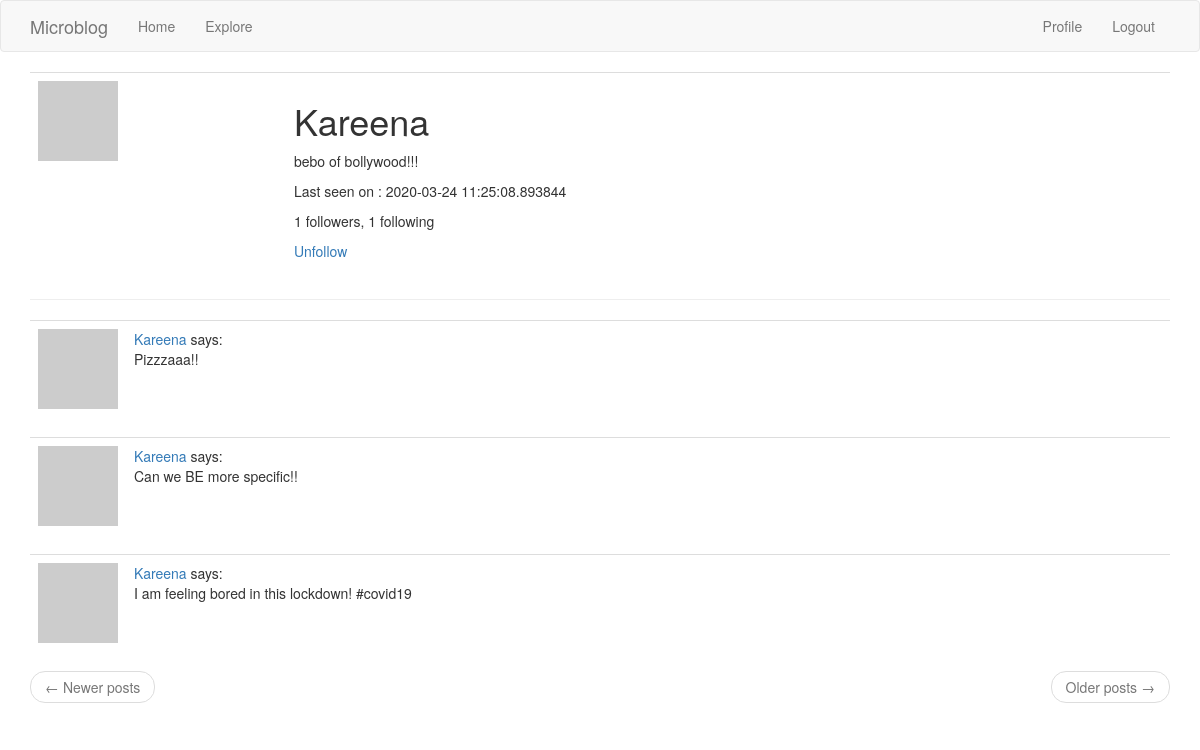
Before: /user/Kareena (signed in) with the older database file.
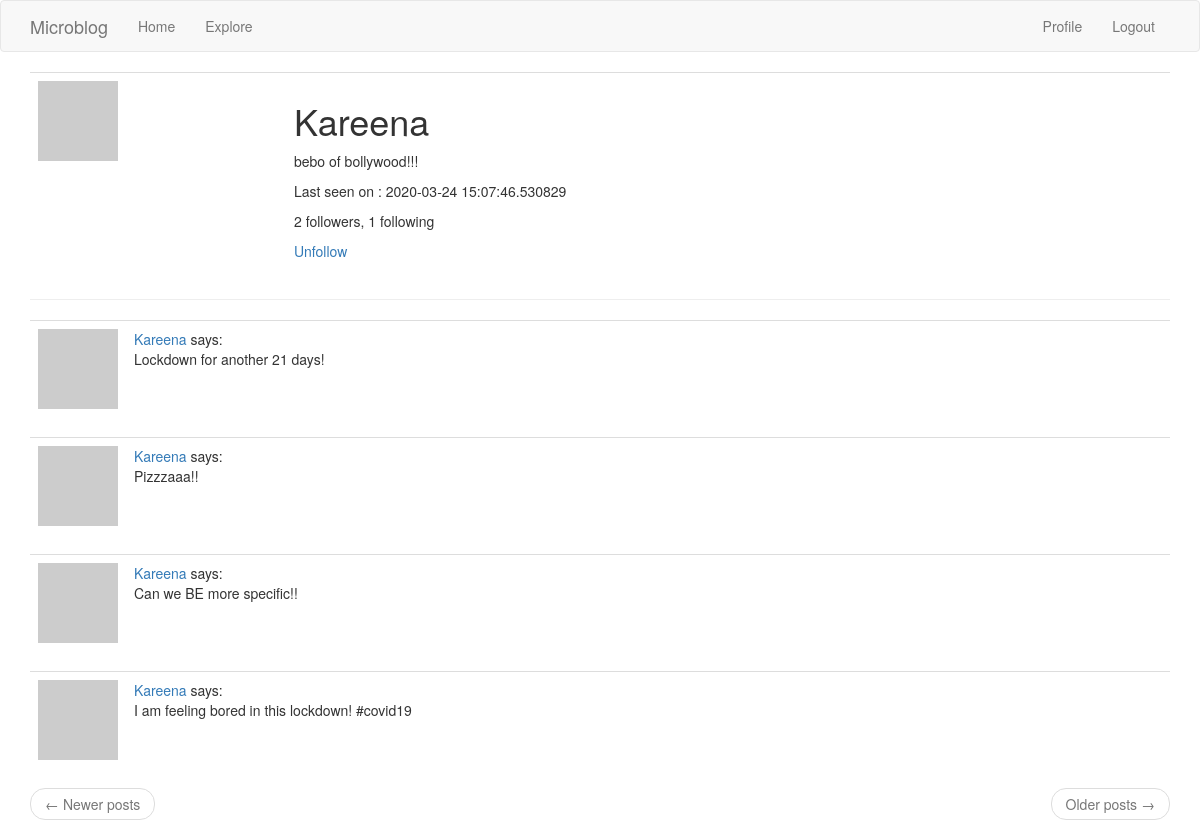
After: the same page with the newer database file.
### app/models.py (models this page shows, shortened)
class User(UserMixin, db.Model):
	id = db.Column(db.Integer, primary_key=True)
	username = db.Column(db.String(64), index=True, unique=True)
	email = db.Column(db.String(120), index=True, unique=True)
	password_hash = db.Column(db.String(128))
	about_me = db.Column(db.String(140))
	last_seen = db.Column(db.DateTime, default=datetime.utcnow)
	posts = db.relationship('Post', backref='author', lazy='dynamic')
	followed = db.relationship(
			'User', secondary=followers,
			primaryjoin=(followers.c.follower_id==id),
			secondaryjoin=(followers.c.followed_id==id),
			backref=db.backref('followers', lazy='dynamic'), lazy='dynamic'
		)
	def avatar(self, size):
		digest = md5(self.email.lower().encode('utf-8')).hexdigest()
		return 'https://www.gravatar.com/avatar/{}?d=identicon&s={}'.format(digest, size)
	def is_following(self, user):
		return self.followed.filter(
			followers.c.followed_id==user.id).count()>0

class Post(db.Model):
	id = db.Column(db.Integer, primary_key=True)
	body = db.Column(db.String(140))
	timestamp = db.Column(db.DateTime, index=True, default=datetime.utcnow)
	user_id = db.Column(db.Integer, db.ForeignKey('user.id'))

### app/routes.py (the view)
@app.route('/user/<username>')
@login_required
def user(username):
    user = User.query.filter_by(username=username).first_or_404()
    page = request.args.get('page', 1, type=int)
    posts = user.posts.order_by(Post.timestamp.desc()).paginate(
        page, app.config['POSTS_PER_PAGE'], False)
    next_url = url_for('user', username=user.username, page=posts.next_num) \
        if posts.has_next else None
    prev_url = url_for('user', username=user.username, page=posts.prev_num) \
        if posts.has_prev else None
    return render_template('user.html', user=user, posts=posts.items,
                           next_url=next_url, prev_url=prev_url)

### app/models.py (called while the page is built)
@login.user_loader
def load_user(id):
	return User.query.get(int(id))

### app/routes.py (called while the page is built)
@app.before_request
def before_request():
    if current_user.is_authenticated:
        current_user.last_seen = datetime.utcnow()
        db.session.commit()

### app/templates/user.html
{% extends "base.html" %}
{% block app_content %}
	<table class="table table-hover">
		<tr>
			<td width="256px"><img src="{{ user.avatar(128) }}"></td>
			<td>
				<h1>{{ user.username }}</h1>
				{% if user.about_me %}<p>{{ user.about_me }}</p>{% endif %}
				{% if user.last_seen %}<p>Last seen on : {{ user.last_seen }}</p>{% endif %}
				<p>{{ user.followers.count() }} followers, {{ user.followed.count() }} following</p>
				{% if user == current_user %}
				<p><a href="{{ url_for('edit_profile') }}">Edit Profile</a></p>
				{% elif not current_user.is_following(user) %}
				<p><a href="{{ url_for('follow', username=user.username) }}">Follow</a></p>
				{% else %}
				<p><a href="{{ url_for('unfollow', username=user.username) }}">Unfollow</a></p>
				{% endif %}
			</td>
		</tr>
	</table>
	<hr>
	{% for post in posts %}
	 	{% include '_post.html' %}
	{% endfor %}
	<nav aria-label="...">
        <ul class="pager">
            <li class="previous{% if not prev_url %} disabled{% endif %}">
                <a href="{{ prev_url or '#' }}">
                    <span aria-hidden="true">&larr;</span> Newer posts
                </a>
            </li>
            <li class="next{% if not next_url %} disabled{% endif %}">
                <a href="{{ next_url or '#' }}">
                    Older posts <span aria-hidden="true">&rarr;</span>
                </a>
            </li>
        </ul>
    </nav>
{% endblock %}

### app/templates/_post.html
<table  class="table table-hover">
        <tr valign="top">
            <td width="70px">
            	<a href="{{ url_for('user', username=post.author.username) }}">
            		<img src="{{ post.author.avatar(36) }}">
            	</a>
            </td>
            <td>
            	<a href="{{ url_for('user', username=post.author.username) }}">
                    {{ post.author.username }}
                </a>
                says:
                <br>
                {{ post.body }}
            </td>
        </tr>
</table>

Changed rows visible on the page:
changed User "Kareena": last_seen "2020-03-24 11:25:08.893844" → "2020-03-24 15:07:46.530829"
added Post: author.username "Kareena", body "Lockdown for another 21 days!"
Other visible differences:
{{ user.followers.count() }}: "1" → "2"
